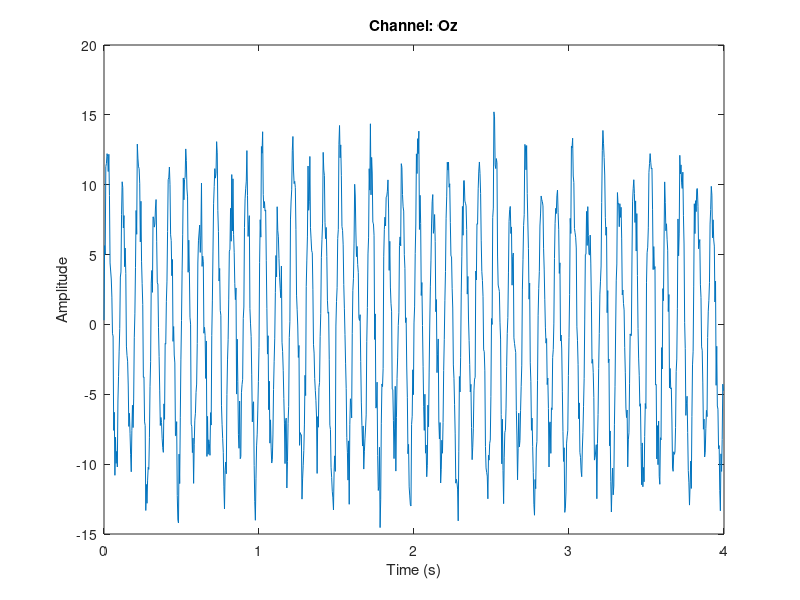

MATLAB code for this plot: (Note: this script raises an error after producing the figure.)
%% SOLUTION — EXERCISE 1: FILE I/O
%  ─────────────────────────────────

%% Task 1: Load the .mat file
load('eeg_recording.mat');

n_channels = size(data, 1);    % 8
n_samples  = size(data, 2);    % 1024

fprintf('Channels: %d, Samples: %d\n', n_channels, n_samples);

%% Task 2: Extract and plot Oz
oz = data(4, :);

figure;
plot(time, oz);
xlabel('Time (s)');
ylabel('Amplitude');
title(sprintf('Channel: %s', ch_names{4}));

%% Task 3: Load the CSV two ways
csv_matrix = readmatrix('eeg_data.csv');
csv_table  = readtable('eeg_data.csv');

fprintf('csv_matrix size: %d × %d\n', size(csv_matrix,1), size(csv_matrix,2));
disp(csv_table.Properties.VariableNames);

%% Task 4: Compare .mat and .csv
oz_from_csv = csv_matrix(:, 4);   % column 4

match = isequal(round(oz, 4), round(oz_from_csv', 4));
fprintf('Data matches: %d\n', match);
% Transpose needed because oz is a row (1×1024) and oz_from_csv is a
% column (1024×1).  We round because CSV stores only 4 decimal places.

%% Task 5: Load the text file
params = readtable('eeg_params.txt', ...
    'Delimiter', '\t', ...
    'ReadVariableNames', false);

fs_check = str2double(params.Var2{1});
fprintf('fs from .mat: %d, fs from .txt: %d\n', fs, fs_check);

fprintf('\n--- Exercise 1 solution complete! ---\n');
